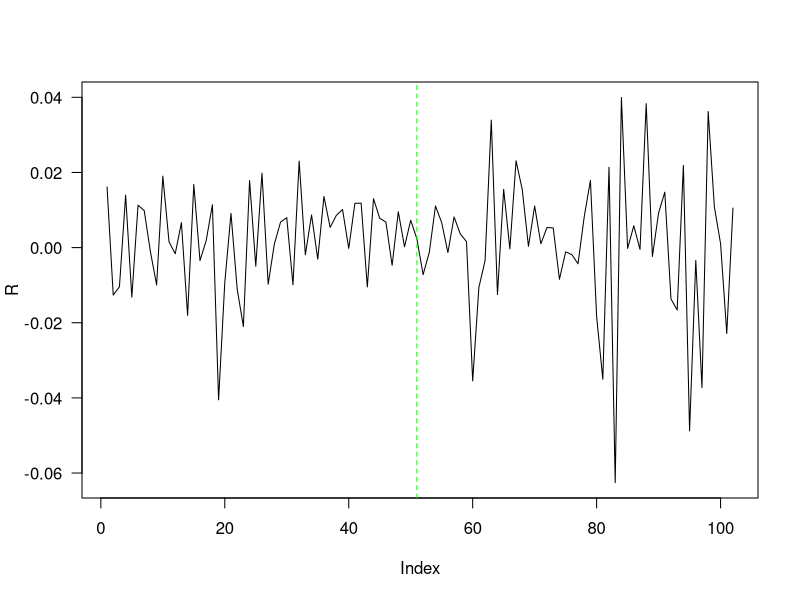
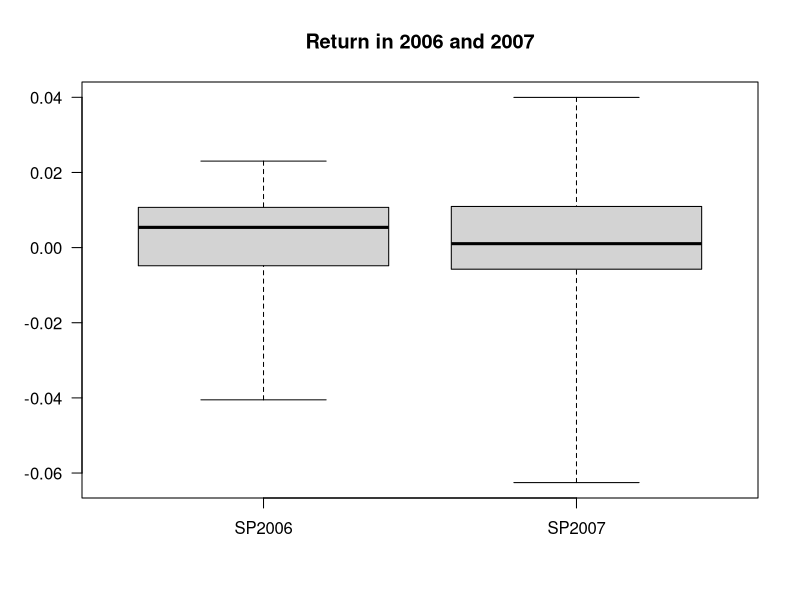
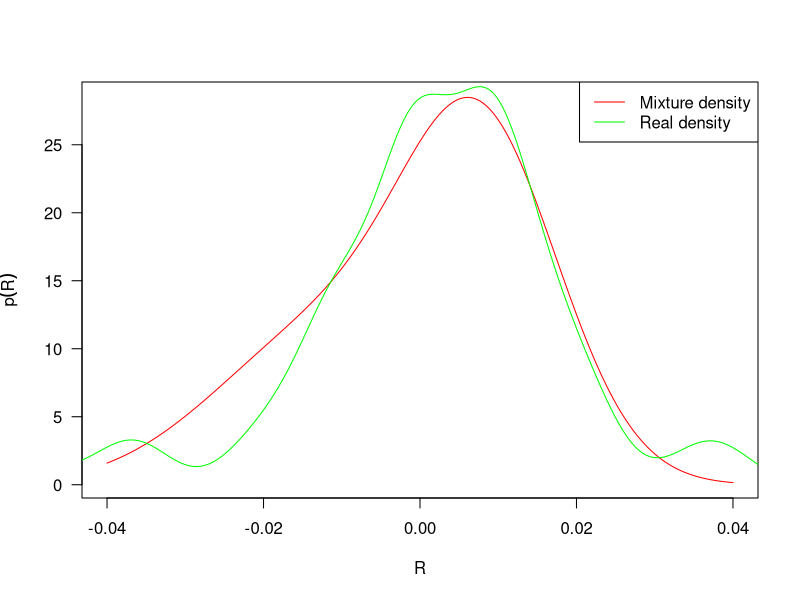
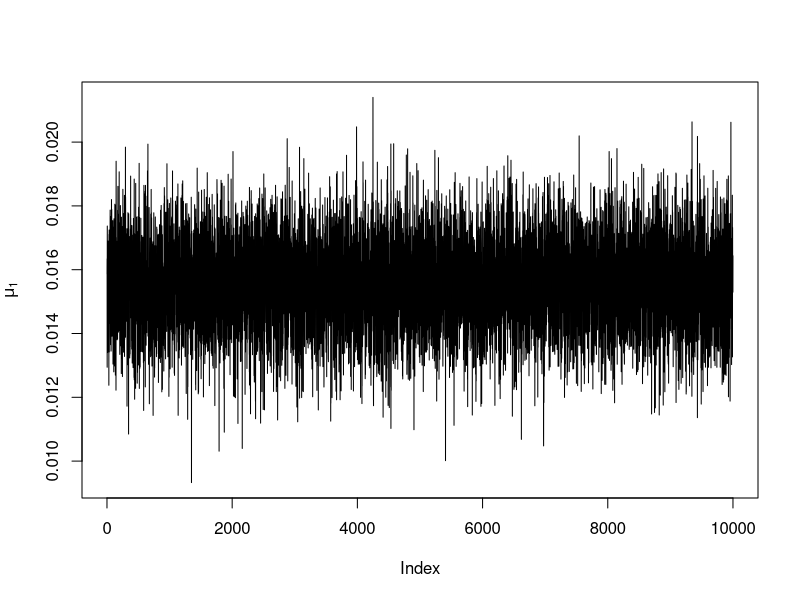
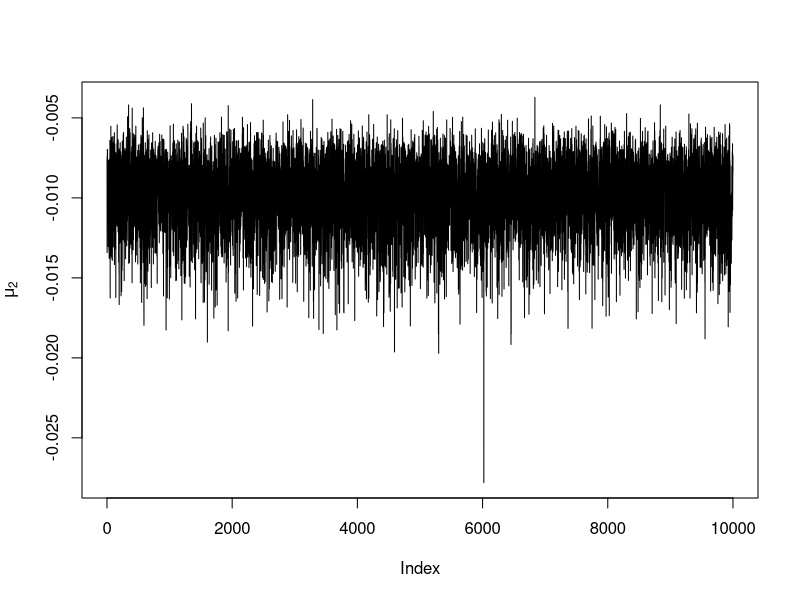
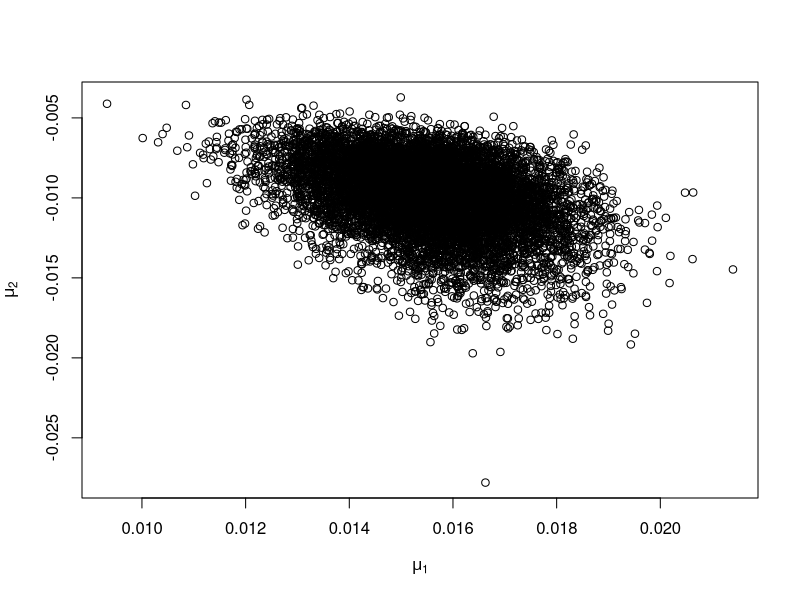
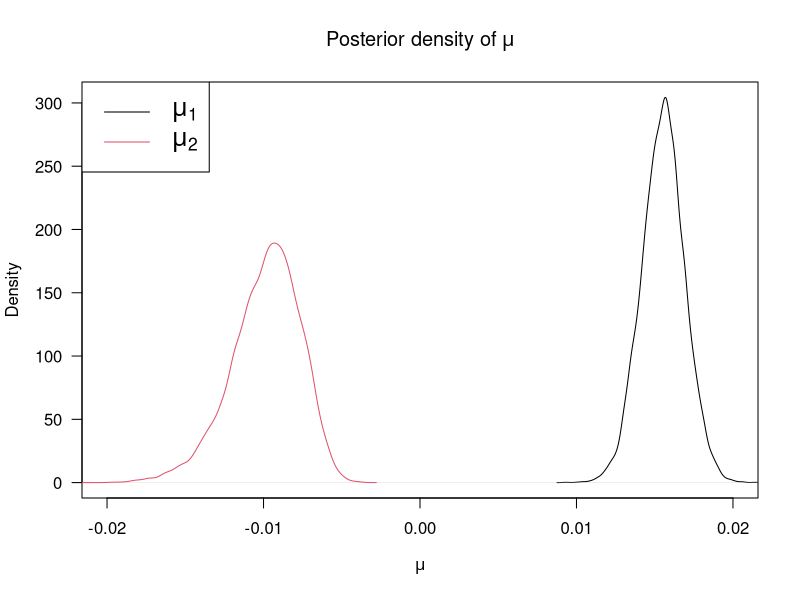
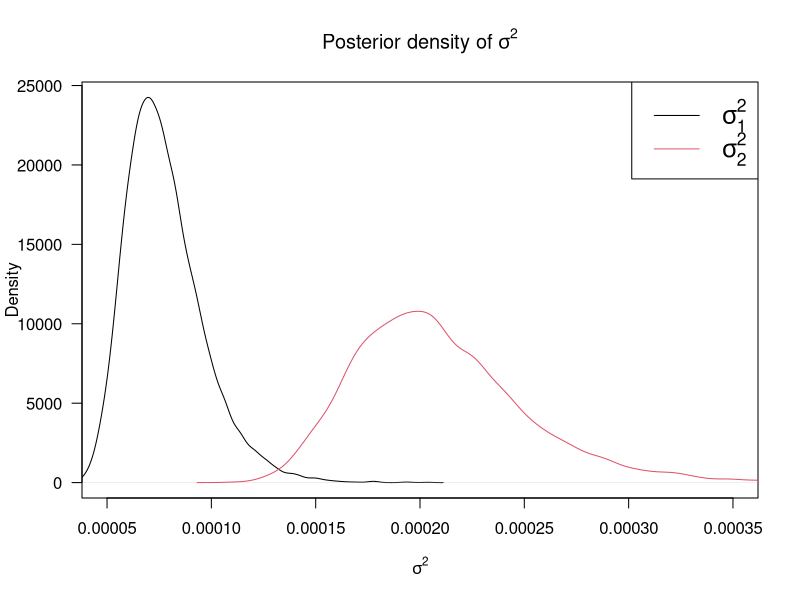

Here is the R script that generated these plots, in order:
## ---- chunk 1
knitr::opts_chunk$set(echo = F)
library(coda)
library(MASS)
library(mvtnorm)

## ---- chunk 2

setwd("~/Desktop/STAT-S 426/STAT-S426-Project")
SP500.2006 <- read.csv("2006.txt",header = F)
SP500.2007 <- read.csv("2007.txt",header = F)
SP500 <- rbind(SP500.2006,SP500.2007)

r = c(4.35,4.44,4.42,4.51,4.6,4.66,4.7,4.69,4.74,4.76,4.77,4.78,4.83,4.82,4.91,4.98,4.98,5.02,4.99,
      4.97,5.07,5.05,5.15,5.22,5.30,5.29,5.26,5.22,5.16,5.11,5.07,5.06,5.07,5.03,5.02,4.99,5.00,4.89,4.87,
      5.02,5.04,5.08,4.95,5.02,5.04,5.01,4.98,4.90,4.95,4.96,4.99,
      4.98,5.01,5.08,5.09,5.09,5.09,5.06,5.05,4.9,4.91,4.89,4.90,4.92,4.90,4.90,4.82,4.96,4.96,4.96,4.99,
      4.98,4.97,4.93,4.99,4.98,4.95,4.82,4.89,4.41,4.10,4.24,4.28,4.12,4.06,4.03,4.10,4.03,4.11,4.23,4.11,3.91,3.98,
      4.04,3.71, 3.65,3.18,3.31,3.13,3.16,3.26,3.34
      )/365
# transfer annual rate to daily rate

R = c()
for (i in 2:nrow(SP500)){
  R = c(R, log(SP500$V2[i]/SP500$V2[i-1]))
}



## ---- chunk 3

plot(R, type = 'l', las = 1)
abline(v = length(R)/2, col = 'green', lty = 2)
# boxplot(R, las = 1)
# summary(R)

# plot(density(R),las = 1, xlab = 'R')

boxplot(list(SP2006 = R[1:round(length(R)/2)],SP2007 = R[round(length(R)/2):length(R)]),
        las = 1, range = 0, main = 'Return in 2006 and 2007')

# abline(v = 0.008, col = 3)
# abline(v = -0.001, col = 5)

# length(subset(R, R > 0.009))
# length(subset(R, R > 0.003 & R < 0.011))

# length(subset(R, R > -0.002 & R < 0.009))
# length(subset(R, R < -0.002))

## ---- chunk 4
# K = # of mixture normal models 
# T = total # of days
# pi = proportion of each normal model
# mu = mean of each normal
# theta = variance of each normal
# v_t ~ Uniform[0,1]
# Gt = k -> which normal model

mu = c(0.008, -0.012)
s2 = c(0.0001, 0.0002)
p = c(0.6, 0.4)
K = 2 # the number of mixed normal models

interval = seq(-0.04,0.04,0.0001)
plot(interval, p[1]*dnorm(interval, mu[1], sqrt(s2[1])) + p[2]*dnorm(interval, mu[2], sqrt(s2[2])), 
     col = 'red', las = 1, ylab = expression(p(R)), xlab = expression(R), type = 'l')
lines(density(R),col='green')
legend('topright',legend = c("Mixture density","Real density"), lty = c(1,1), col = c('red','green'))

## ---- chunk 5

# Fix K = 2, v_t = 0 (p. 595)

Psi.k = function(u){
  return(log(p[1]*exp(-u*mu[1] + u^2*s2[1]/2) + p[2]*exp(-u*mu[2] + u^2*s2[2]/2)))
}

Psi.vt = Psi.k(u = 0)
Psi.vt_1 = Psi.k(u = -1)

r_t = mean(r) #0.01

rho_t = r_t + Psi.vt - Psi.vt_1

Post.Gt.1 = p[1] * dnorm(R, mu[1] + rho_t,sqrt(s2[1]))/(p[1] * dnorm(R, mu[1] + rho_t,sqrt(s2[1])) + p[2] * dnorm(R, mu[2] + rho_t,sqrt(s2[2])))
Post.Gt.2 = p[2] * dnorm(R, mu[2] + rho_t,sqrt(s2[2]))/(p[1] * dnorm(R, mu[1] + rho_t,sqrt(s2[1])) + p[2] * dnorm(R, mu[2] + rho_t,sqrt(s2[2])))

model.num = c()
for (i in 1:length(R)){
  if (Post.Gt.1[i] > Post.Gt.2[i]){
    model.num = c(model.num,1)
  }
  else {model.num = c(model.num,2)}
}

# cbind(Post.Gt.1, Post.Gt.2, model.num)

x1 = length(subset(model.num, model.num == 1))
x2 = length(subset(model.num, model.num == 2))

# c(x1, x2)
## ---- chunk 6

a <- b <- 1
mu_0 <- mean(mu)
tao_0.sq <- 0.01^2
sigma_0.sq <- 0.01^2
v_0 <- 1

trace <- array(NA, dim = c(10000,5), dimnames=list(iteration=NULL, parameters = c('mu1', 'mu2','sigma1.sq','sigma2.sq','p')))
trace[1,] <- tr <- c(mean(R[model.num == 1]), mean(R[model.num == 2]), 
                     var(R[model.num == 1]), var(R[model.num == 2]), x1/(x1+x2))


x1 = length(subset(model.num, model.num == 1))
x2 = length(subset(model.num, model.num == 2))

R1 = R[model.num == 1]
R2 = R[model.num == 2]

R1.bar = mean(R[model.num == 1])
R2.bar = mean(R[model.num == 2])


for (i in 2:10000){
  new.p <- rbeta(1,  x1 + a, x2 + b)
  
  new.sigma1.sq <- 1/rgamma(1,0.5*(v_0 + x1),0.5*(v_0*sigma_0.sq + sum((R[model.num == 1]-tr[1])^2)))
  new.sigma2.sq <- 1/rgamma(1,0.5*(v_0 + x2),0.5*(v_0*sigma_0.sq + sum((R[model.num == 2]-tr[2])^2)))
  
  new.mu1 <- rnorm(1,(mu_0/tao_0.sq + x1*R1.bar/new.sigma1.sq)/(1/tao_0.sq + x1/new.sigma1.sq),
                      sqrt(1/(1/tao_0.sq + x1/new.sigma1.sq)))

  # new.mu2 <- rnorm(1,(mu_0/tao_0.sq + x2*R2.bar/new.sigma2.sq)/(1/tao_0.sq + x2/new.sigma2.sq),
                      # sqrt(1/(1/tao_0.sq + x2/new.sigma2.sq)))
 # A = 
 # b =
  
  # new.mu1 = rnorm(1,-A^(-1)*b,A^(-1))
  new.mu2 = -new.mu1*new.p/(1-new.p)
  
  trace[i,] <- tr <- c(new.mu1, new.mu2, new.sigma1.sq, new.sigma2.sq, new.p)
  
  }

## ---- chunk 7
plot(trace[,1],type = 'l',ylab=expression(mu[1]))
plot(trace[,2],type = 'l',ylab=expression(mu[2]))

plot(trace[,1],trace[,2],ylab=expression(mu[2]),xlab=expression(mu[1]))

## ---- chunk 8

plot(density(trace[,1]), type = 'l', ylab = 'Density', xlab = expression(mu),
     las = 1,xlim = c(-0.02,0.02),
     main = expression('Posterior density of'~mu))
lines(density(trace[,2]), type = 'l',col=2)
legend('topleft',legend = c(expression(mu[1]),expression(mu[2])), 
       col = c(1,2), lty = c(1,1), cex = 1.5)

plot(density(trace[,3]), type = 'l', ylab = 'Density', xlab = expression(sigma^2),
     las = 1, xlim = c(5e-5,3.5e-4),
     main = expression('Posterior density of'~sigma^2))
lines(density(trace[,4]), type = 'l', col = 2)
legend('topright',legend = c(expression(sigma[1]^2),expression(sigma[2]^2)), 
       col = c(1,2), lty = c(1,1), cex = 1.5)


plot(density(trace[,5]), type = 'l', ylab = 'Density', xlab = expression(pi),
     xlim = c(0.2,0.8), las = 1,
     main = expression('Posterior density of'~pi))
lines(density(1-trace[,5]), col=2)
legend('topleft',legend = c(expression(pi[1]),expression(pi[2])), 
       col = c(1,2), lty = c(1,1),cex = 1.5)

## ---- chunk 9

post.inf = apply(trace,2,FUN = function(x){return(c(mean(x),quantile(x,c(0.025,0.975))))})
row.names(post.inf)[1] = 'mean'
round(post.inf, 6)


## ---- chunk 10

mu.mcmc <- mcmc(trace[,1:2], start = 100)

autocorr.plot(mu.mcmc)

sigma.mcmc <- mcmc(trace[,3:4], start = 100)

autocorr.plot(sigma.mcmc)

t(as.matrix(c(effectiveSize(mu.mcmc), effectiveSize(sigma.mcmc))))
